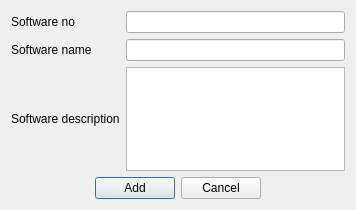
<ui version="4.0" >
 <class>addsoftnamebase</class>
 <widget class="QDialog" name="addsoftnamebase" >
  <property name="geometry" >
   <rect>
    <x>0</x>
    <y>0</y>
    <width>356</width>
    <height>210</height>
   </rect>
  </property>
  <property name="windowTitle" >
   <string>Add software name</string>
  </property>
  <layout class="QGridLayout" >
   <item row="0" column="0" >
    <widget class="QLabel" name="label_softno" >
     <property name="text" >
      <string>Software no</string>
     </property>
    </widget>
   </item>
   <item row="0" column="1" >
    <widget class="QLineEdit" name="lineEdit_softno" />
   </item>
   <item row="1" column="0" >
    <widget class="QLabel" name="label_softname" >
     <property name="text" >
      <string>Software name</string>
     </property>
    </widget>
   </item>
   <item row="1" column="1" >
    <widget class="QLineEdit" name="lineEdit_softname" />
   </item>
   <item row="2" column="0" >
    <widget class="QLabel" name="label_softdec" >
     <property name="text" >
      <string>Software description</string>
     </property>
    </widget>
   </item>
   <item row="2" column="1" >
    <widget class="QTextEdit" name="textEdit_softdec" />
   </item>
   <item row="3" column="0" colspan="2" >
    <layout class="QHBoxLayout" >
     <item>
      <spacer>
       <property name="orientation" >
        <enum>Qt::Horizontal</enum>
       </property>
       <property name="sizeHint" >
        <size>
         <width>40</width>
         <height>20</height>
        </size>
       </property>
      </spacer>
     </item>
     <item>
      <widget class="QPushButton" name="addButton" >
       <property name="text" >
        <string>Add</string>
       </property>
      </widget>
     </item>
     <item>
      <widget class="QPushButton" name="cancelButton" >
       <property name="text" >
        <string>Cancel</string>
       </property>
      </widget>
     </item>
     <item>
      <spacer>
       <property name="orientation" >
        <enum>Qt::Horizontal</enum>
       </property>
       <property name="sizeHint" >
        <size>
         <width>40</width>
         <height>20</height>
        </size>
       </property>
      </spacer>
     </item>
    </layout>
   </item>
  </layout>
 </widget>
 <resources/>
 <connections/>
</ui>
